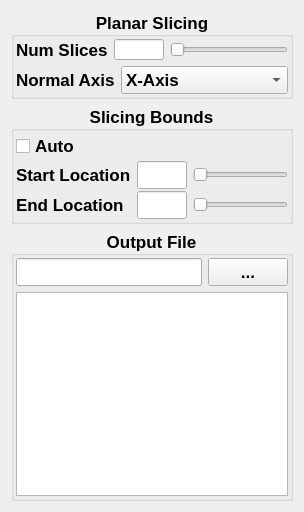
<?xml version="1.0" encoding="UTF-8"?>
<ui version="4.0">
 <class>planarSlicing</class>
 <widget class="QDialog" name="planarSlicing">
  <property name="geometry">
   <rect>
    <x>0</x>
    <y>0</y>
    <width>304</width>
    <height>512</height>
   </rect>
  </property>
  <property name="windowTitle">
   <string>Planar Slicing</string>
  </property>
  <layout class="QVBoxLayout" name="verticalLayout_2">
   <item>
    <widget class="QGroupBox" name="groupBox">
     <property name="font">
      <font>
       <pointsize>13</pointsize>
       <weight>75</weight>
       <bold>true</bold>
      </font>
     </property>
     <property name="title">
      <string>Planar Slicing</string>
     </property>
     <property name="alignment">
      <set>Qt::AlignCenter</set>
     </property>
     <layout class="QVBoxLayout" name="verticalLayout">
      <property name="leftMargin">
       <number>2</number>
      </property>
      <property name="topMargin">
       <number>2</number>
      </property>
      <property name="rightMargin">
       <number>2</number>
      </property>
      <property name="bottomMargin">
       <number>2</number>
      </property>
      <item>
       <layout class="QHBoxLayout" name="horizontalLayout">
        <item>
         <widget class="QLabel" name="NumSlices">
          <property name="text">
           <string>Num Slices</string>
          </property>
         </widget>
        </item>
        <item>
         <widget class="QLineEdit" name="numSlicesInput">
          <property name="minimumSize">
           <size>
            <width>40</width>
            <height>21</height>
           </size>
          </property>
          <property name="maximumSize">
           <size>
            <width>50</width>
            <height>16777215</height>
           </size>
          </property>
         </widget>
        </item>
        <item>
         <widget class="QSlider" name="numSlicesSlider">
          <property name="orientation">
           <enum>Qt::Horizontal</enum>
          </property>
         </widget>
        </item>
       </layout>
      </item>
      <item>
       <layout class="QHBoxLayout" name="horizontalLayout_2">
        <item>
         <widget class="QLabel" name="NormalAxis">
          <property name="text">
           <string>Normal Axis</string>
          </property>
         </widget>
        </item>
        <item>
         <widget class="QComboBox" name="AxisChoice">
          <property name="sizePolicy">
           <sizepolicy hsizetype="MinimumExpanding" vsizetype="Fixed">
            <horstretch>0</horstretch>
            <verstretch>0</verstretch>
           </sizepolicy>
          </property>
          <item>
           <property name="text">
            <string>X-Axis</string>
           </property>
          </item>
          <item>
           <property name="text">
            <string>Y-Axis</string>
           </property>
          </item>
          <item>
           <property name="text">
            <string>Z-Axis</string>
           </property>
          </item>
         </widget>
        </item>
       </layout>
      </item>
     </layout>
    </widget>
   </item>
   <item>
    <widget class="QGroupBox" name="groupBox_2">
     <property name="font">
      <font>
       <pointsize>13</pointsize>
       <weight>75</weight>
       <bold>true</bold>
      </font>
     </property>
     <property name="title">
      <string>Slicing Bounds</string>
     </property>
     <property name="alignment">
      <set>Qt::AlignCenter</set>
     </property>
     <layout class="QGridLayout" name="gridLayout">
      <property name="leftMargin">
       <number>2</number>
      </property>
      <property name="topMargin">
       <number>2</number>
      </property>
      <property name="rightMargin">
       <number>2</number>
      </property>
      <property name="bottomMargin">
       <number>2</number>
      </property>
      <property name="verticalSpacing">
       <number>2</number>
      </property>
      <item row="0" column="0" colspan="3">
       <widget class="QCheckBox" name="AutoBoundsButton">
        <property name="text">
         <string>Auto</string>
        </property>
       </widget>
      </item>
      <item row="1" column="0">
       <widget class="QLabel" name="StartLocation">
        <property name="text">
         <string>Start Location</string>
        </property>
       </widget>
      </item>
      <item row="1" column="1">
       <widget class="QLineEdit" name="StartLocationInput">
        <property name="minimumSize">
         <size>
          <width>40</width>
          <height>21</height>
         </size>
        </property>
        <property name="maximumSize">
         <size>
          <width>50</width>
          <height>16777215</height>
         </size>
        </property>
       </widget>
      </item>
      <item row="1" column="2">
       <widget class="QSlider" name="StartLocationSlider">
        <property name="orientation">
         <enum>Qt::Horizontal</enum>
        </property>
       </widget>
      </item>
      <item row="2" column="0">
       <widget class="QLabel" name="EndLocation">
        <property name="text">
         <string>End Location</string>
        </property>
       </widget>
      </item>
      <item row="2" column="1">
       <widget class="QLineEdit" name="EndLocationInput">
        <property name="minimumSize">
         <size>
          <width>40</width>
          <height>0</height>
         </size>
        </property>
        <property name="maximumSize">
         <size>
          <width>50</width>
          <height>16777215</height>
         </size>
        </property>
       </widget>
      </item>
      <item row="2" column="2">
       <widget class="QSlider" name="EndLocationSlider">
        <property name="orientation">
         <enum>Qt::Horizontal</enum>
        </property>
       </widget>
      </item>
     </layout>
    </widget>
   </item>
   <item>
    <widget class="QGroupBox" name="groupBox_3">
     <property name="font">
      <font>
       <pointsize>13</pointsize>
       <weight>75</weight>
       <bold>true</bold>
      </font>
     </property>
     <property name="title">
      <string>Output File</string>
     </property>
     <property name="alignment">
      <set>Qt::AlignCenter</set>
     </property>
     <layout class="QGridLayout" name="gridLayout_2">
      <property name="leftMargin">
       <number>2</number>
      </property>
      <property name="topMargin">
       <number>2</number>
      </property>
      <property name="rightMargin">
       <number>2</number>
      </property>
      <property name="bottomMargin">
       <number>2</number>
      </property>
      <property name="verticalSpacing">
       <number>6</number>
      </property>
      <item row="0" column="0">
       <widget class="QLineEdit" name="txtFileOutput"/>
      </item>
      <item row="0" column="1">
       <widget class="QPushButton" name="fileButton">
        <property name="text">
         <string>...</string>
        </property>
        <property name="autoDefault">
         <bool>false</bool>
        </property>
       </widget>
      </item>
      <item row="1" column="0" colspan="2">
       <widget class="QPlainTextEdit" name="outputTextDisplay"/>
      </item>
     </layout>
    </widget>
   </item>
  </layout>
 </widget>
 <resources/>
 <connections/>
</ui>
